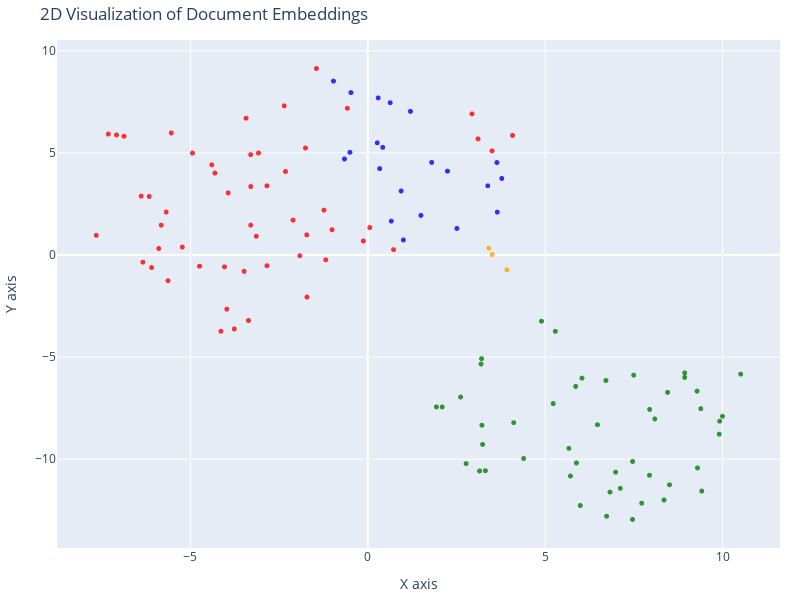

Notebook code for this chart:
### Code cell
## turn the viz in 2D
tsne = TSNE(n_components=2, random_state=42)
reduced_vectors = tsne.fit_transform(vectors)

## plotly viz
fig = go.Figure(data=[go.Scattergl(
    x=reduced_vectors[:,0],
    y=reduced_vectors[:,1],
    mode='markers',
    marker=dict(color=colors, size=5, opacity=0.8),
    text = [f"Type: {t}<br>Text: {doc[:100]}..." for t, doc in zip(doc_types, documents)],
    hoverinfo='text'
)])

fig.update_layout(
    title="2D Visualization of Document Embeddings", 
    xaxis_title="X axis", 
    yaxis_title="Y axis",
    width=800,
    height=600,
    margin=dict(l=10, r=20, b=10, t=40)
)

fig.show()

### Figure 1 — Plotly figure (JSON) as saved in the notebook; plotly's stock layout.template omitted (floating-point values rounded to 4 significant figures)
{"data": [{"hoverinfo": "text", "marker": {"color": ["blue", "blue", "blue", "blue", "blue", "blue", "blue", "blue", "blue", "blue", "blue", "blue", "blue", "blue", "blue", "blue", "blue", "blue", "blue", "blue", "blue", "red", "red", "red", "red", "red", "red", "red", "red", "red", "red", "red", "red", "red", "red", "red", "red", "red", "red", "red", "red", "red", "red", "red", "red", "red", "red", "red", "red", "red", "red", "red", "red", "red", "red", "red", "red", "red", "red", "red", "red", "red", "red", "red", "red", "red", "red", "red", "red", "red", "red", "red", "red", "orange", "orange", "orange", "green", "green", "green", "green", "green", "green", "green", "green", "green", "green", "green", "green", "green", "green", "green", "green", "green", "green", "green", "green", "green", "green", "green", "green", "green", "green", "green", "green", "green", "green", "green", "green", "green", "green", "green", "green", "green", "green", "green", "green", "green", "green", "green", "green", "green", "green", "green"], "opacity": 0.8, "size": 5}, "mode": "markers", "text": ["Type: products<br>Text: # Product Summary\n\n# Rellm: AI-Powered Enterprise Reinsurance Solution\n\n## Summary\n\nRellm is an inno...", "Type: products<br>Text: ### Seamless Integrations\nRellm's architecture is designed for effortless integration with existing ...", "Type: products<br>Text: ### Regulatory Compliance Tools\nRellm includes built-in compliance tracking features to help organiz...", "Type: products<br>Text: Join the growing number of organizations leveraging Rellm to enhance their reinsurance processes whi...", "Type: products<br>Text: Experience the future of reinsurance with Rellm, where innovation meets reliability. Let Insurellm h...", "Type: products<br>Text: # Product Summary\n\n# Markellm\n\n## Summary\n\nMarkellm is an innovative two-sided marketplace designed ...", "Type: products<br>Text: - **User-Friendly Interface**: Designed with user experience in mind, Markellm features an intuitive...", "Type: products<br>Text: - **Customer Support**: Our dedicated support team is always available to assist both consumers and ...", "Type: products<br>Text: ### For Insurance Companies:\n- **Basic Listing Fee**: $199/month for a featured listing on the platf...", "Type: products<br>Text: ### Q3 2025\n- Initiate a comprehensive marketing campaign targeting both consumers and insurers to i...", "Type: products<br>Text: # Product Summary\n\n# Homellm\n\n## Summary\nHomellm is an innovative home insurance product developed b...", "Type: products<br>Text: ### 2. Dynamic Pricing Model\nWith Homellm's innovative dynamic pricing model, insurance providers ca...", "Type: products<br>Text: ### 5. Multi-Channel Integration\nHomellm seamlessly integrates into existing insurance platforms, pr...", "Type: products<br>Text: - **Basic Tier:** Starting at $5,000/month for small insurers with basic integration features.\n- **S...", "Type: products<br>Text: All tiers include a comprehensive training program and ongoing updates to ensure optimal performance...", "Type: products<br>Text: With Homellm, Insurellm is committed to transforming the landscape of home insurance, ensuring both ...", "Type: products<br>Text: # Product Summary\n\n# Carllm\n\n## Summary\n\nCarllm is an innovative auto insurance product developed by...", "Type: products<br>Text: - **Instant Quoting**: With Carllm, insurance companies can offer near-instant quotes to customers, ...", "Type: products<br>Text: - **Mobile Integration**: Carllm is designed to work seamlessly with mobile applications, providing ...", "Type: products<br>Text: - **Professional Tier**: $2,500/month\n  - For medium-sized companies.\n  - All Basic Tier features pl...", "Type: products<br>Text: ### Q2 2025: Customer Experience Improvements\n- Launch of a new **mobile app** for end-users.\n- Intr...", "Type: contracts<br>Text: # Contract with GreenField Holdings for Markellm\n\n**Effective Date:** November 15, 2023  \n**Contract...", "Type: contracts<br>Text: ## Renewal\n1. **Automatic Renewal**: This contract will automatically renew for sequential one-year ...", "Type: contracts<br>Text: ## Features\n1. **AI-Powered Matching**: Access to advanced algorithms that connect GreenField Holdin...", "Type: contracts<br>Text: ## Support\n1. **Customer Support Access**: The Client will have access to dedicated support through ...", "Type: contracts<br>Text: **Signatures:**  \n_________________________                           _________________________  \n**...", "Type: contracts<br>Text: # Contract with Apex Reinsurance for Rellm: AI-Powered Enterprise Reinsurance Solution\n\n## Terms\n\n1....", "Type: contracts<br>Text: ## Renewal\n\n1. **Automatic Renewal**: This Agreement will automatically renew for successive one-yea...", "Type: contracts<br>Text: 2. **Seamless Integrations**: The architecture of Rellm allows for easy integration with existing sy...", "Type: contracts<br>Text: 1. **Technical Support**: Provider shall offer dedicated technical support to the Client via phone, ...", "Type: contracts<br>Text: **Insurellm, Inc.**  \n_____________________________  \nAuthorized Signature   \nDate: ________________...", "Type: contracts<br>Text: # Contract with Greenstone Insurance for Homellm\n\n---\n\n## Terms\n\n1. **Parties**: This Contract (\"Agr...", "Type: contracts<br>Text: 4. **Payment Terms**: \n   - The Customer shall pay an amount of $10,000 per month for the Standard T...", "Type: contracts<br>Text: ---\n\n## Features\n\n- **AI-Powered Risk Assessment**: Customer will have access to enhanced risk evalu...", "Type: contracts<br>Text: - **Customer Portal**: A dedicated portal will be provided, allowing the Customer's clients to manag...", "Type: contracts<br>Text: ______________________________  \n[Name], [Title]  \nDate: ______________________\n\n**For Greenstone In...", "Type: contracts<br>Text: # Contract with Roadway Insurance Inc. for Carllm\n\n---\n\n## Terms\n\n1. **Agreement Effective Date**: T...", "Type: contracts<br>Text: ---\n\n## Renewal\n\n1. **Automatic Renewal**: This agreement will automatically renew for an additional...", "Type: contracts<br>Text: ---\n\n## Features\n\n1. **Access to Core Features**: Roadway Insurance Inc. will have access to all Pro...", "Type: contracts<br>Text: ---\n\n## Support\n\n1. **Technical Support**: Roadway Insurance Inc. will receive priority technical su...", "Type: contracts<br>Text: # Contract with Stellar Insurance Co. for Rellm\n\n## Terms\nThis contract is made between **Insurellm*...", "Type: contracts<br>Text: ### Termination\nEither party may terminate this agreement with a **30-day written notice**. In the e...", "Type: contracts<br>Text: ## Features\nStellar Insurance Co. will receive access to the following features of the Rellm product...", "Type: contracts<br>Text: ## Support\nInsurellm provides Stellar Insurance Co. with the following support services:\n\n- **24/7 T...", "Type: contracts<br>Text: # Contract with TechDrive Insurance for Carllm\n\n**Contract Date:** October 1, 2024  \n**Contract Dura...", "Type: contracts<br>Text: ## Renewal\n\n1. **Automatic Renewal**: This contract shall automatically renew for additional one-yea...", "Type: contracts<br>Text: ## Support\n\n1. **Customer Support**: Insurellm will provide 24/7 customer support to TechDrive Insur...", "Type: contracts<br>Text: **TechDrive Insurance Representative:**  \nName: Sarah Johnson  \nTitle: Operations Director  \nDate: _...", "Type: contracts<br>Text: # Contract with Belvedere Insurance for Markellm\n\n## Terms\nThis Contract (\"Agreement\") is made and e...", "Type: contracts<br>Text: ## Renewal\n1. **Renewal Terms**: This Agreement may be renewed for additional one-year terms upon mu...", "Type: contracts<br>Text: ## Features\n1. **AI-Powered Matching**: Belvedere Insurance will benefit from Markellm's AI-powered ...", "Type: contracts<br>Text: ## Support\n1. **Technical Support**: Technical support will be available from 9 AM to 7 PM EST, Mond...", "Type: contracts<br>Text: **Belvedere Insurance**  \nSignature: ______________________  \nName: [Authorized Signatory]  \nTitle: ...", "Type: contracts<br>Text: # Contract with Velocity Auto Solutions for Carllm\n\n**Contract Date:** October 1, 2023  \n**Contract ...", "Type: contracts<br>Text: ## Renewal\n\n1. **Automatic Renewal**: This contract will automatically renew for successive 12-month...", "Type: contracts<br>Text: ## Support\n\n1. **Customer Support**: Velocity Auto Solutions will have access to Insurellm’s custome...", "Type: contracts<br>Text: # Contract with GreenValley Insurance for Homellm\n\n**Contract Date:** October 6, 2023  \n**Contract N...", "Type: contracts<br>Text: 4. **Confidentiality:** Both parties agree to maintain the confidentiality of proprietary informatio...", "Type: contracts<br>Text: 1. **AI-Powered Risk Assessment:** Access to advanced AI algorithms for real-time risk evaluations.\n...", "Type: contracts<br>Text: 3. **Regular Updates:** Insurellm will offer ongoing updates and enhancements to the Homellm platfor...", "Type: contracts<br>Text: # Contract with EverGuard Insurance for Rellm: AI-Powered Enterprise Reinsurance Solution\n\n**Contrac...", "Type: contracts<br>Text: 4. **Usage Rights**: EverGuard Insurance is granted a non-exclusive, non-transferable license to acc...", "Type: contracts<br>Text: 1. **Core Functionality**: Rellm provides EverGuard Insurance with advanced AI-driven analytics, sea...", "Type: contracts<br>Text: 1. **Customer Support**: Insurellm will provide EverGuard Insurance with 24/7 customer support, incl...", "Type: contracts<br>Text: ---\n\n**Signatures**  \n**For Insurellm**: __________________________  \n**Name**: John Smith  \n**Title...", "Type: contracts<br>Text: # Contract with BrightWay Solutions for Markellm\n\n**Contract Date:** October 5, 2023  \n**Contract ID...", "Type: contracts<br>Text: 3. **Service Level Agreement (SLA):**  \n   Insurellm commits to a 99.9% uptime for the platform with...", "Type: contracts<br>Text: 2. **Real-Time Quote Availability:**  \n   Consumers sourced via BrightWay Solutions will receive rea...", "Type: contracts<br>Text: 3. **Training and Onboarding:**  \n   Insurellm agrees to provide one free training session on how to...", "Type: contracts<br>Text: # Contract with Pinnacle Insurance Co. for Homellm\n\n## Terms\nThis contract (\"Contract\") is entered i...", "Type: contracts<br>Text: ## Renewal\n1. **Renewal Terms**: At the end of the initial term, this Contract shall automatically r...", "Type: contracts<br>Text: ## Features\n1. **AI-Powered Risk Assessment**: Utilized for tailored underwriting decisions specific...", "Type: contracts<br>Text: ## Support\n1. **Technical Support**: Insurellm shall provide 24/7 technical support via an email and...", "Type: company<br>Text: # Overview of Insurellm\n\nInsurellm is an innovative insurance tech firm with 200 employees across th...", "Type: company<br>Text: # Careers at Insurellm\n\nInsurellm is hiring! We are looking for talented software engineers, data sc...", "Type: company<br>Text: # About Insurellm\n\nInsurellm was founded by Avery Lancaster in 2015 as an insurance tech startup des...", "Type: employees<br>Text: # HR Record\n\n# Alex Chen\n\n## Summary\n- **Date of Birth:** March 15, 1990  \n- **Job Title:** Backend ...", "Type: employees<br>Text: ## Annual Performance History\n- **2020:**  \n  - Completed onboarding successfully.  \n  - Met expecta...", "Type: employees<br>Text: ## Compensation History\n- **2020:** Base Salary: $80,000  \n- **2021:** Base Salary Increase to $90,0...", "Type: employees<br>Text: Alex Chen continues to be a vital asset at Insurellm, contributing significantly to innovative backe...", "Type: employees<br>Text: # HR Record\n\n# Oliver Spencer\n\n## Summary\n- **Date of Birth**: May 14, 1990  \n- **Job Title**: Backe...", "Type: employees<br>Text: ## Annual Performance History\n- **2018**: **3/5** - Adaptable team player but still learning to take...", "Type: employees<br>Text: ## Compensation History\n- **March 2018**: Initial salary of $80,000.\n- **July 2019**: Salary increas...", "Type: employees<br>Text: # HR Record\n\n# Emily Tran\n\n## Summary\n- **Date of Birth:** March 18, 1991  \n- **Job Title:** Digital...", "Type: employees<br>Text: - **January 2017 - May 2018**: Marketing Intern  \n  - Supported the Marketing team by collaborating ...", "Type: employees<br>Text: - **2021**:  \n  - Performance Rating: Meets Expectations  \n  - Key Achievements: Contributed to the ...", "Type: employees<br>Text: - **Professional Development Goals**:  \n  - Emily Tran aims to become a Marketing Manager within the...", "Type: employees<br>Text: # HR Record\n\n# Jordan Blake\n\n## Summary\n- **Date of Birth:** March 15, 1993  \n- **Job Title:** Sales...", "Type: employees<br>Text: ## Annual Performance History\n- **2021:** First year at Insurellm; achieved 90% of monthly targets. ...", "Type: employees<br>Text: ## Other HR Notes\n- Jordan has shown an interest in continuing education, actively participating in ...", "Type: employees<br>Text: # Avery Lancaster\n\n## Summary\n- **Date of Birth**: March 15, 1985  \n- **Job Title**: Co-Founder & Ch...", "Type: employees<br>Text: - **2010 - 2013**: Business Analyst at Edge Analytics  \n  Prior to joining Innovate, Avery worked as...", "Type: employees<br>Text: - **2018**: **Exceeds Expectations**  \n  Under Avery’s pivoted vision, Insurellm launched two new su...", "Type: employees<br>Text: - **2022**: **Satisfactory**  \n  Avery focused on rebuilding team dynamics and addressing employee c...", "Type: employees<br>Text: ## Compensation History\n- **2015**: $150,000 base salary + Significant equity stake  \n- **2016**: $1...", "Type: employees<br>Text: ## Other HR Notes\n- **Professional Development**: Avery has actively participated in leadership trai...", "Type: employees<br>Text: # HR Record\n\n# Maxine Thompson\n\n## Summary\n- **Date of Birth:** January 15, 1991  \n- **Job Title:** ...", "Type: employees<br>Text: ## Insurellm Career Progression\n- **January 2017 - October 2018**: **Junior Data Engineer**  \n  * Ma...", "Type: employees<br>Text: ## Annual Performance History\n- **2017**: *Meets Expectations*  \n  Maxine showed potential in her ro...", "Type: employees<br>Text: - **2021**: *Exceeds Expectations*  \n  Maxine spearheaded the transition to a new data warehousing s...", "Type: employees<br>Text: ## Compensation History\n- **2017**: $70,000 (Junior Data Engineer)  \n- **2018**: $75,000 (Junior Dat...", "Type: employees<br>Text: # Samantha Greene\n\n## Summary\n- **Date of Birth:** October 14, 1990\n- **Job Title:** HR Generalist\n-...", "Type: employees<br>Text: ## Annual Performance History\n- **2020:** Exceeds Expectations  \n  Samantha Greene demonstrated exce...", "Type: employees<br>Text: ## Compensation History\n- **2020:** Base Salary - $55,000  \n  The entry-level salary matched industr...", "Type: employees<br>Text: - **2023:** Base Salary - $70,000  \n  Recognized for substantial improvement in employee relations m...", "Type: employees<br>Text: # HR Record\n\n# Alex Thomson\n\n## Summary\n- **Date of Birth:** March 15, 1995  \n- **Job Title:** Sales...", "Type: employees<br>Text: ## Annual Performance History  \n- **2022** - Rated as \"Exceeds Expectations.\" Alex Thomson achieved ...", "Type: employees<br>Text: ## Other HR Notes\n- Alex Thomson is an active member of the Diversity and Inclusion committee at Ins...", "Type: employees<br>Text: # HR Record\n\n# Samuel Trenton\n\n## Summary\n- **Date of Birth:** April 12, 1989  \n- **Job Title:** Sen...", "Type: employees<br>Text: ## Annual Performance History\n- **2023:** Rating: 4.5/5  \n  *Samuel exceeded expectations, successfu...", "Type: employees<br>Text: ## Compensation History\n- **2023:** Base Salary: $115,000 + Bonus: $15,000  \n  *Annual bonus based o...", "Type: employees<br>Text: - **Engagement in Company Culture:** Regularly participates in team-building events and contributes ...", "Type: employees<br>Text: # HR Record\n\n# Alex Harper\n\n## Summary\n- **Date of Birth**: March 15, 1993  \n- **Job Title**: Sales ...", "Type: employees<br>Text: ## Annual Performance History  \n- **2021**:  \n  - **Performance Rating**: 4.5/5  \n  - **Key Achievem...", "Type: employees<br>Text: - **2022**:  \n  - **Base Salary**: $65,000 (Promotion to Senior SDR)  \n  - **Bonus**: $13,000 (20% o...", "Type: employees<br>Text: # HR Record\n\n# Jordan K. Bishop\n\n## Summary\n- **Date of Birth:** March 15, 1990\n- **Job Title:** Fro...", "Type: employees<br>Text: ## Annual Performance History\n- **2019:** Exceeds Expectations - Continuously delivered high-quality...", "Type: employees<br>Text: ## Compensation History\n- **June 2018:** Starting Salary - $85,000\n- **June 2019:** Salary Increase ...", "Type: employees<br>Text: ## Other HR Notes\n- Jordan K. Bishop has been an integral part of club initiatives, including the In...", "Type: employees<br>Text: # HR Record\n\n# Emily Carter\n\n## Summary\n- **Date of Birth:** August 12, 1990  \n- **Job Title:** Acco...", "Type: employees<br>Text: - **2017-2019:** Marketing Intern  \n  - Assisted with market research and campaign development for s...", "Type: employees<br>Text: ## Compensation History\n| Year | Base Salary | Bonus         | Total Compensation |\n|------|--------...", "Type: employees<br>Text: Emily Carter exemplifies the kind of talent that drives Insurellm's success and is an invaluable ass..."], "type": "scattergl", "x": [1.497, 1.002, 0.662, 0.9393, 2.512, 0.6307, 0.2936, -0.4742, -0.9683, 1.202, 3.381, 3.639, 3.776, 1.8, 2.246, 3.649, 0.4211, 0.2661, -0.5037, -0.658, 0.3348, -5.822, -6.871, 2.937, -1.448, -3.762, -2.106, -1.237, 0.7267, -2.842, -3.363, -5.892, -7.654, 3.502, -4.743, -4.139, -4.943, -5.54, -1.758, -2.32, -3.143, -3.301, 0.05611, -1.916, -4.309, -3.3, -3.299, -3.936, -5.682, -7.313, -0.5759, -3.487, -3.975, -4.398, -3.082, -2.844, -6.341, -6.095, 3.107, -5.631, -1.721, -1.007, -0.1257, -1.187, -1.714, -6.162, -3.431, -2.356, -6.387, -5.228, -7.083, 4.08, -4.04, 3.411, 3.922, 3.508, 8.932, 3.151, 7.119, 4.895, 8.933, 3.315, 6.827, 6.713, 5.86, 7.464, 6.037, 9.386, 7.939, 8.091, 3.207, 2.616, 2.097, 1.934, 7.463, 3.192, 10.51, 4.113, 3.236, 3.216, 5.99, 5.668, 4.394, 5.712, 5.881, 9.918, 9.415, 9.905, 9.282, 8.35, 7.72, 6.474, 9.998, 8.504, 9.293, 8.451, 2.772, 6.732, 7.945, 7.494, 5.225, 6.986, 5.287], "y": [1.937, 0.7356, 1.658, 3.133, 1.298, 7.455, 7.693, 7.951, 8.514, 7.033, 3.388, 4.526, 3.747, 4.534, 4.102, 2.098, 5.269, 5.492, 5.025, 4.701, 4.226, 1.461, 5.813, 6.91, 9.13, -3.622, 1.705, 2.197, 0.2609, -0.5251, -3.211, 0.3176, 0.9612, 5.097, -0.5493, -3.734, 4.988, 5.973, 5.239, 4.087, 0.9161, 1.462, 1.342, -0.03662, 4.009, 4.914, 3.35, 3.039, 2.102, 5.919, 7.182, -0.8028, -2.654, 4.414, 4.992, 3.386, -0.3518, -0.6168, 5.684, -1.262, 0.9842, 1.239, 0.686, -0.2371, -2.063, 2.865, 6.693, 7.302, 2.879, 0.3871, 5.878, 5.855, -0.5814, 0.336, -0.7233, 0.01987, -5.996, -10.58, -11.43, -3.244, -5.773, -10.56, -11.61, -6.146, -6.435, -10.11, -6.03, -7.526, -10.79, -8.031, -5.077, -6.956, -7.443, -7.44, -12.95, -5.34, -5.834, -8.212, -9.275, -8.337, -12.27, -9.468, -9.964, -10.82, -10.18, -8.141, -11.56, -8.774, -6.666, -12.0, -12.15, -8.312, -7.9, -11.25, -10.43, -6.729, -10.22, -12.79, -7.563, -5.884, -7.275, -10.63, -3.74]}], "layout": {"height": 600, "margin": {"b": 10, "l": 10, "r": 20, "t": 40}, "title": {"text": "2D Visualization of Document Embeddings"}, "width": 800, "xaxis": {"title": {"text": "X axis"}}, "yaxis": {"title": {"text": "Y axis"}}}}
